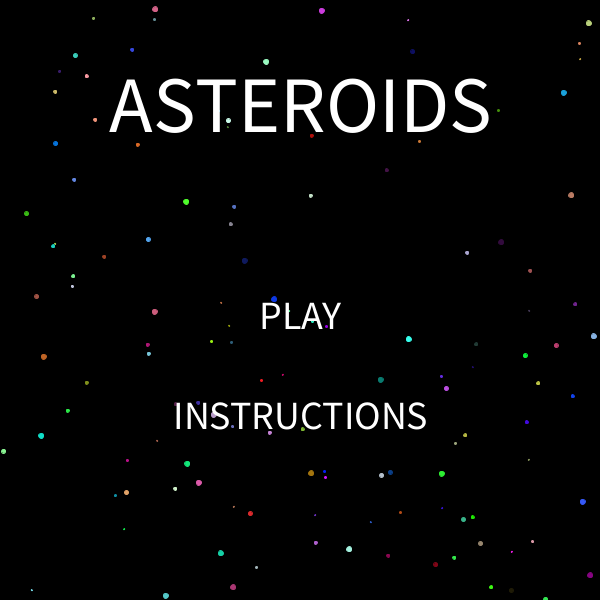
Frame 1 (no input)
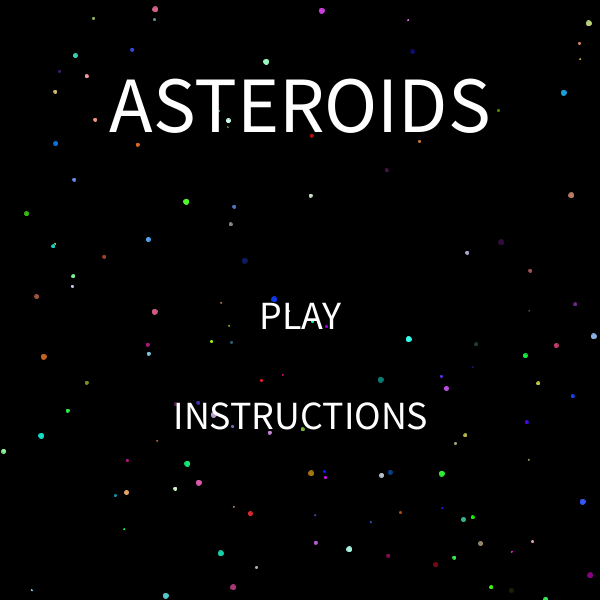
Frame 60 (the mouse pressed at the canvas centre just before this capture)
Frame 120 (the mouse held since frame 60 and released just before this capture): identical to frame 60, image omitted

The Processing sketch that drew these frames (run headless with seeded random() and noise(); from frame 60 on, the mouse is pressed at the canvas centre):

// Processing sketch: processing_136452
// ── processing_136452.pde

private Spaceship s;
    public final static int n = 10;
    public final static int num = 125;
    private ArrayList <Bullet> shots;
    private ArrayList <Asteroid> space;
    private Star [] some = new Star[num];
    private boolean gameOver = false;
    private boolean title = true;
    private boolean intro = false;
    private int count = 0;
    private int clr1 = color(255);
    private int clr2 = color(255);
    private int clr3 = color(255);
    
    public void setup() {
        size(600,600);
        s = new Spaceship();
        space = new ArrayList <Asteroid>();
        shots = new ArrayList <Bullet>();
        for(int i = 0; i < n; i++) {
            space.add(new Asteroid());
        }
        for(int i = 0; i < num; i++) {
            some[i] = new Star();
        }
    }

    public void draw() {
        background(0);
        for(int i = 0; i < num; i++) {
            some[i].show();
        }
        if(title == true && intro == false) {
            fill(255);
            textSize(80);
            textAlign(CENTER, TOP);
            text("ASTEROIDS", width/2,75);
            textSize(40);
            fill(clr1);
            text("PLAY", width/2, 300);
            fill(clr2);
            text("INSTRUCTIONS", width/2, 400);
            if (mouseX > 255 && mouseX < 345 && mouseY > 305 && mouseY < 340)
                clr1 = color(200,0,0);
            else
                clr1 = color(255);
            if (mouseX > 155 && mouseX < 445 && mouseY > 405 && mouseY < 440)
                clr2 = color(200,0,0);
            else 
                clr2 = color(255);
        }
        else if(title == false && intro == true) {
            fill(255);
            textSize(25);
            text("Press '5' to accelerate forward\n\nPress '4' and '6' to turn\nleft and right, respectively\n\n" +
                    "Press '2' to jump into \nhyperspace and appear\nanywhere on the screen randomly\n\n" +
                    "Press the spacebar to shoot\nGood Luck!", width/2, 20);
            fill(clr3);
            text("Back",40,550);
            if(mouseX > 10 && mouseX < 65 && mouseY > 555 && mouseY < 575)
                clr3 = color(200,0,0);
            else
                clr3 = color(255);
        }
        else if(title == false && intro == false) {
            textSize(16);
            textAlign(LEFT);
            fill(255);
            text("Asteroids destroyed: " + count, 10, 20);
            for(Bullet shot : shots) {
                shot.show();
                shot.move();
            }
            for(Asteroid rock : space) {
                rock.show();
                rock.move();
                if(dist(s.getX(), s.getY(), rock.getX(), rock.getY()) < 20){
                    gameOver = true;
                }
            }
            for(int i = space.size() - 1; i >= 0; i--) {
                for(int j = 0; j < shots.size(); j++) {
                    if(dist(space.get(i).getX(), space.get(i).getY(), shots.get(j).getX(), shots.get(j).getY()) < 12) {
                        space.remove(i);
                        shots.remove(j);
                        count++;
                        break;
                    }
                    if(abs(shots.get(j).getM() - millis()) > 1200) {
                        shots.remove(j);
                    }
                }
            }
            if (gameOver == false) {
                s.show();
                s.move();
                if(space.size() == 0) {
                    for(int i = 0; i < n; i++) {
                        space.add(new Asteroid());
                    }
                }
            }
            else {
                textSize(40);
                fill(255);
                textAlign(CENTER);
                text("Game Over\nPress 'r' to restart", width/2, height/2);
            }
            if(keyPressed) {
                if(key == '6') {
                    s.rotate(5);
                }
                if(key == '4') {
                    s.rotate(-5);
                }
                if(key == '5') {
                    s.accelerate(.1);
                }
            }
        }
    }
    
    public void mouseClicked() {
        if (mouseX > 255 && mouseX < 345 && mouseY > 305 && mouseY < 340)
            title = false;
        if (mouseX > 155 && mouseX < 445 && mouseY > 405 && mouseY < 440) {
            title = false;
            intro = true;
        }
        if(mouseX > 10 && mouseX < 65 && mouseY > 555 && mouseY < 575) {
            title = true;
            intro = false;
        }
    }
    
    public void keyReleased() {
        if(key == '2') {
            s.setX((int)(Math.random()*580+10));
            s.setY((int)(Math.random()*580+10));
            s.setDirectionX(0);
            s.setDirectionY(0);
            s.setPointDirection((int)(Math.random()*361));
        }
        if(gameOver == false) {
            if(key == ' ') {
                shots.add(new Bullet(s));
            }
        }
        if(key == 'r') {
            if(gameOver == true) {
                if(gameOver == true) {
                    for(int i = space.size() - 1; i >= 0; i--) {
                        space.remove(i);
                    }
                    for(int i = shots.size() - 1; i >= 0; i--) {
                        shots.remove(i);
                    }
                }
                for(int i = 0; i < n; i++) {
                    space.add(new Asteroid());
                }
                s.setX(300);
                s.setY(300);
                s.setPointDirection(0);
                s.setDirectionX(0);
                s.setDirectionY(0);
                count = 0;
                gameOver = false;
            }
        }
    }
    
    abstract class Floater
    {
        protected int corners;  //the number of corners, a triangular floater has 3
        protected int[] xCorners;
        protected int[] yCorners;
        protected int myColor;
        protected int myStroke;
        protected double myCenterX, myCenterY; //holds center coordinates
        protected double myDirectionX, myDirectionY; //holds x and y coordinates of the vector for direction of travel
        protected double myPointDirection; //holds current direction the ship is pointing in degrees

        abstract public void setX(int x);
        abstract public int getX();
        abstract public void setY(int y);
        abstract public int getY();
        abstract public void setDirectionX(double x);
        abstract public double getDirectionX();
        abstract public void setDirectionY(double y);
        abstract public double getDirectionY();
        abstract public void setPointDirection(int degrees);
        abstract public double getPointDirection();

        public void accelerate (double dAmount)
        {  
            //Accelerates the floater in the direction it is pointing
            //(myPointDirection)

            //convert the current direction the floater is pointing to radians
            double dRadians =myPointDirection*(Math.PI/180);

            //change coordinates of direction of travel
            myDirectionX += ((dAmount) * Math.cos(dRadians));
            myDirectionY += ((dAmount) * Math.sin(dRadians)); 
        }
        void rotate (int nDegreesOfRotation)
        {  
            //rotates the floater by a given number of degrees
            myPointDirection+=nDegreesOfRotation;
        }
        public void move ()
        {  
            //Moves the floater towards the coordinates
            //myDirectionX and myDirectionY

            //move the floater in the current direction of travel
            myCenterX += myDirectionX;
            myCenterY += myDirectionY;

            //wrap around screen
            if(myCenterX >width){
                myCenterX = 0;
            }
            else if (myCenterX<0){
                myCenterX = width;
            }
            if(myCenterY >height){
                myCenterY = 0;
            }
            else if (myCenterY < 0){
                myCenterY = height;
            }
        }
        public void show ()
        {  
            //Draws the floater at the current position

            fill(myColor);
            stroke(myStroke);
            //convert degrees to radians for sin and cos     
            double dRadians = myPointDirection*(Math.PI/180);
            
            int xRotatedTranslated, yRotatedTranslated;
            beginShape();

            //rotate and translate the coordinates of the floater using current direction   
            for(int nI = 0; nI < corners; nI++)
            {
                xRotatedTranslated = (int)((xCorners[nI]* Math.cos(dRadians)) - (yCorners[nI] * Math.sin(dRadians))+myCenterX);
                yRotatedTranslated = (int)((xCorners[nI]* Math.sin(dRadians)) + (yCorners[nI] * Math.cos(dRadians))+myCenterY); 
                vertex(xRotatedTranslated,yRotatedTranslated);
            }
            endShape(CLOSE);
        }
    }
    
    public class Spaceship extends Floater {
        public Spaceship() {
            corners = 3;
            xCorners = new int[corners];
            yCorners = new int[corners];
            xCorners[0] = -8;
            yCorners[0] = 8;
            xCorners[1] = 16;
            yCorners[1] = 0;
            xCorners[2] = -8;
            yCorners[2] = -8;
            myColor = color(255);
            myCenterX = 300;
            myCenterY = 300;
            myDirectionX = 0;
            myDirectionY = 0;
            myPointDirection = 0;
        }
        public void setX(int x) {myCenterX = x;}
        public int getX() {return (int)myCenterX;}
        public void setY(int y){myCenterY = y;}
        public int getY(){return (int)myCenterY;}
        public void setDirectionX(double x){myDirectionX = x;}
        public double getDirectionX(){return myDirectionX;}
        public void setDirectionY(double y){myDirectionY = y;}
        public double getDirectionY(){return myDirectionY;}
        public void setPointDirection(int degrees){myPointDirection = degrees;}
        public double getPointDirection(){return myPointDirection;}
    }
    
    public class Star {
        private double myX, myY;
        private int siz, clr;
        public Star() {
            myX = Math.random()*600;
            myY = Math.random()*600;
            siz = (int)(Math.random()*5)+1;
            clr = color((int)(Math.random()*256), (int)(Math.random()*256), (int)(Math.random()*256));
        }
        public void show() {
            stroke(clr);
            fill(clr);
            ellipse((float)myX, (float)myY, siz, siz);
        }
    }
    
    public class Asteroid extends Floater {
        private int rotSpeed;
        public Asteroid() {
            corners = 5;
            xCorners = new int[corners];
            yCorners = new int[corners];
            xCorners[0] = 0;
            yCorners[0] = -15;
            xCorners[1] = 15;
            yCorners[1] = -10;
            xCorners[2] = 12;
            yCorners[2] = 12;
            xCorners[3] = -10;
            yCorners[3] = 12;
            xCorners[4] = -15;
            yCorners[4] = -12;
            myColor = color(0);
            myStroke = color(255);
            int tempX = (int)(Math.random()*550) + 25;
            int tempY = (int)(Math.random()*550) + 25;
            while (tempX < 400 && tempX > 200 && tempY < 400 && tempY > 200) {
                tempX = (int)(Math.random()*550) + 25;
                tempY = (int)(Math.random()*550) + 25;
            }
            myCenterX = tempX;
            myCenterY = tempY;
            myDirectionX = Math.random()*6 - 3;
            myDirectionY = Math.random()*6 - 3;
            myPointDirection = 0;
            rotSpeed = 3;
        }
        public void move() {
            rotate(rotSpeed);
            super.move();
        }
        public void setX(int x) {myCenterX = x;}
        public int getX() {return (int)myCenterX;}
        public void setY(int y){myCenterY = y;}
        public int getY(){return (int)myCenterY;}
        public void setDirectionX(double x){myDirectionX = x;}
        public double getDirectionX(){return myDirectionX;}
        public void setDirectionY(double y){myDirectionY = y;}
        public double getDirectionY(){return myDirectionY;}
        public void setPointDirection(int degrees){myPointDirection = degrees;}
        public double getPointDirection(){return myPointDirection;}
    }
    
    public class Bullet extends Floater {
        private int sec;
        Bullet(Spaceship theShip) {
            myColor = color(255);
            myCenterX = theShip.getX();
            myCenterY = theShip.getY();
            myPointDirection = theShip.getPointDirection();
            double dRadians = myPointDirection*(Math.PI/180);
            myDirectionX = 5 * Math.cos(dRadians) + theShip.getDirectionX();
            myDirectionY = 5 * Math.sin(dRadians) + theShip.getDirectionY();
            sec = millis();
        }
        public void show() {
            fill(myColor);
            ellipse((float)myCenterX, (float)myCenterY, 5,5);
        }
        public int getM() {return sec;}
        public void setX(int x) {myCenterX = x;}
        public int getX() {return (int)myCenterX;}
        public void setY(int y){myCenterY = y;}
        public int getY(){return (int)myCenterY;}
        public void setDirectionX(double x){myDirectionX = x;}
        public double getDirectionX(){return myDirectionX;}
        public void setDirectionY(double y){myDirectionY = y;}
        public double getDirectionY(){return myDirectionY;}
        public void setPointDirection(int degrees){myPointDirection = degrees;}
        public double getPointDirection(){return myPointDirection;}
    }
